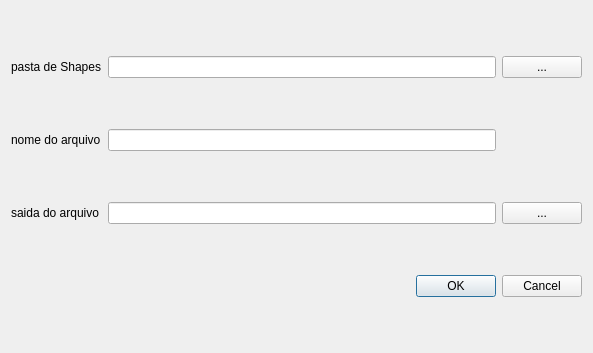
<?xml version="1.0" encoding="UTF-8"?>
<ui version="4.0">
 <class>shapeTOgeopackageDialogBase</class>
 <widget class="QDialog" name="shapeTOgeopackageDialogBase">
  <property name="geometry">
   <rect>
    <x>0</x>
    <y>0</y>
    <width>593</width>
    <height>353</height>
   </rect>
  </property>
  <property name="windowTitle">
   <string>shapeTOgeopackage</string>
  </property>
  <layout class="QGridLayout" name="gridLayout">
   <item row="0" column="0">
    <widget class="QLabel" name="label">
     <property name="text">
      <string>pasta de Shapes</string>
     </property>
     <property name="wordWrap">
      <bool>true</bool>
     </property>
    </widget>
   </item>
   <item row="0" column="1">
    <widget class="QLineEdit" name="lineEdit"/>
   </item>
   <item row="0" column="2">
    <widget class="QPushButton" name="pushButton">
     <property name="text">
      <string>...</string>
     </property>
    </widget>
   </item>
   <item row="1" column="0">
    <widget class="QLabel" name="label_2">
     <property name="text">
      <string>nome do arquivo</string>
     </property>
    </widget>
   </item>
   <item row="1" column="1">
    <widget class="QLineEdit" name="filename"/>
   </item>
   <item row="2" column="0">
    <widget class="QLabel" name="label_3">
     <property name="text">
      <string>saida do arquivo</string>
     </property>
    </widget>
   </item>
   <item row="2" column="1">
    <widget class="QLineEdit" name="output"/>
   </item>
   <item row="2" column="2">
    <widget class="QPushButton" name="butao2">
     <property name="text">
      <string>...</string>
     </property>
    </widget>
   </item>
   <item row="3" column="1" colspan="2">
    <widget class="QDialogButtonBox" name="button_box">
     <property name="orientation">
      <enum>Qt::Horizontal</enum>
     </property>
     <property name="standardButtons">
      <set>QDialogButtonBox::Cancel|QDialogButtonBox::Ok</set>
     </property>
    </widget>
   </item>
  </layout>
 </widget>
 <resources/>
 <connections>
  <connection>
   <sender>button_box</sender>
   <signal>accepted()</signal>
   <receiver>shapeTOgeopackageDialogBase</receiver>
   <slot>accept()</slot>
   <hints>
    <hint type="sourcelabel">
     <x>20</x>
     <y>20</y>
    </hint>
    <hint type="destinationlabel">
     <x>20</x>
     <y>20</y>
    </hint>
   </hints>
  </connection>
  <connection>
   <sender>button_box</sender>
   <signal>rejected()</signal>
   <receiver>shapeTOgeopackageDialogBase</receiver>
   <slot>reject()</slot>
   <hints>
    <hint type="sourcelabel">
     <x>20</x>
     <y>20</y>
    </hint>
    <hint type="destinationlabel">
     <x>20</x>
     <y>20</y>
    </hint>
   </hints>
  </connection>
 </connections>
</ui>
